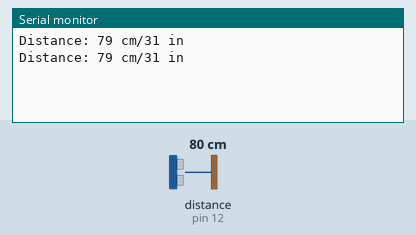
Simulated run of this sketch. Board: Arduino Uno, built with avr-gcc and run on an emulated ATmega328P. Shown: the last lines printed to the serial monitor. Wiring (inferred from the names in the program): ultrasonic range finder: trigger pin 11; echo pin 12. Inputs (shaded band) come from the test bench; at power-on: distance to the obstacle (sensor on pin 12) 80 cm. The echo pulse lasts 58.3 µs per cm.

Above: at 1.8 s.
1.9 s: distance to the obstacle (sensor on pin 12) set to 2 cm
At 2.8 s:
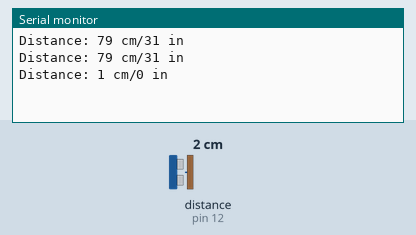
3.4 s: distance to the obstacle (sensor on pin 12) set to 4 cm
At 4.4 s:
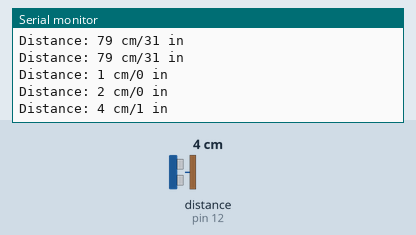
Timing chart, 0 to 6.4 s (numbered marks = the images above; inputs shaded):
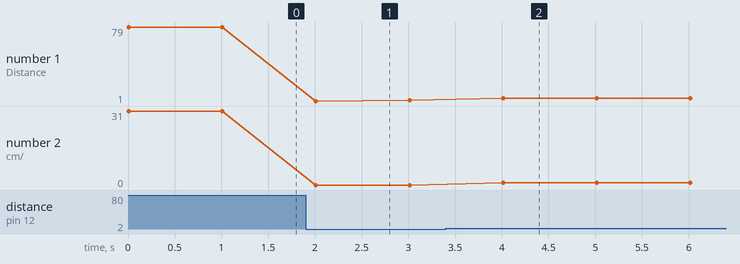

Measured:
- after the input at 1.9 s, the serial monitor: prints a new line after 0.11 s (image 1)
- after the input at 3.4 s, the serial monitor: prints a new line after 0.61 s (image 2)
- plotted number 1: 79 → 2 after the input at 1.9 s, 2 → 4 after the input at 3.4 s
- plotted number 2: 31 → 0 after the input at 1.9 s

The sketch:

sensorsandcalibration.ino
```cpp
// trig is to pin 11
// echo is to pin 12
// Vcc is to 5V
// GND is to GND

const int trigPin = 11;
const int echoPin = 12;
long duration;
int distanceCm, distanceInch;
const double R1 = 0.0343/2;
// speed of sound in cm/uS and divded by two because the sound travels there and back
const double R2 = 0.0135/2;
// speed of sound in In/uS and divded by two because the sound travels there and back
const int LEDPin = 2;
// setting pin6 to input to Red Led
const int LEDPin2 = 6;
// setting pin 2 to input to Green Led
const int threshold = 3;

void setup() {
  // put your setup code here, to run once:
  pinMode(trigPin, OUTPUT);
  pinMode(echoPin, INPUT);
  Serial.begin(9600);
}

void loop() {
  // put your main code here, to run repeatedly:
  digitalWrite(trigPin, LOW);
  delayMicroseconds(2);
  digitalWrite(trigPin, HIGH);
  delayMicroseconds(10);
  digitalWrite(trigPin, LOW);
  duration = pulseIn(echoPin, HIGH);
  // calibrating the sensor
  distanceCm = duration * R1;
  distanceInch = duration * R2;
  Serial.print("Distance: ");
  Serial.print(distanceCm);
  Serial.print(" cm/");
  Serial.print(distanceInch);
  Serial.println(" in");
  delay(1000);
  // adding complexity, if distance is less than threshold, Green LED lights up, if not Red lED lights up
  if (distanceInch < threshold) {
    digitalWrite(LEDPin, HIGH);
    digitalWrite(LEDPin2, LOW);
  }
  else {
    digitalWrite(LEDPin, LOW);
    digitalWrite(LEDPin2, HIGH);
  }

}
```
